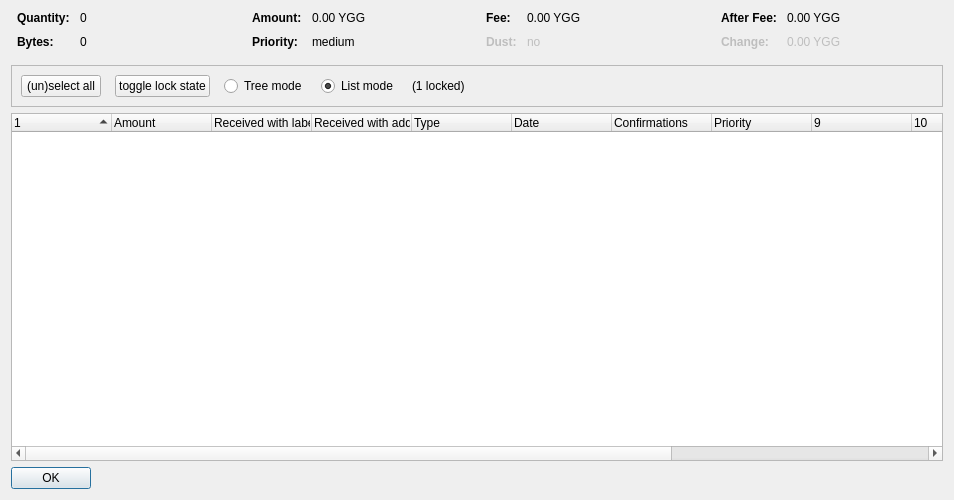
<?xml version="1.0" encoding="UTF-8"?>
<ui version="4.0">
 <class>CoinControlDialog</class>
 <widget class="QDialog" name="CoinControlDialog">
  <property name="geometry">
   <rect>
    <x>0</x>
    <y>0</y>
    <width>954</width>
    <height>500</height>
   </rect>
  </property>
  <property name="windowTitle">
   <string>Coin Selection</string>
  </property>
  <layout class="QVBoxLayout" name="verticalLayout">
   <item>
    <layout class="QHBoxLayout" name="horizontalLayoutTop" stretch="0,0,0,0">
     <property name="topMargin">
      <number>0</number>
     </property>
     <property name="bottomMargin">
      <number>10</number>
     </property>
     <item>
      <layout class="QFormLayout" name="formLayoutCoinControl1">
       <property name="horizontalSpacing">
        <number>10</number>
       </property>
       <property name="verticalSpacing">
        <number>10</number>
       </property>
       <property name="leftMargin">
        <number>6</number>
       </property>
       <property name="rightMargin">
        <number>6</number>
       </property>
       <item row="0" column="0">
        <widget class="QLabel" name="labelCoinControlQuantityText">
         <property name="font">
          <font>
           <weight>75</weight>
           <bold>true</bold>
          </font>
         </property>
         <property name="text">
          <string>Quantity:</string>
         </property>
        </widget>
       </item>
       <item row="0" column="1">
        <widget class="QLabel" name="labelCoinControlQuantity">
         <property name="cursor">
          <cursorShape>IBeamCursor</cursorShape>
         </property>
         <property name="contextMenuPolicy">
          <enum>Qt::ActionsContextMenu</enum>
         </property>
         <property name="text">
          <string notr="true">0</string>
         </property>
         <property name="textInteractionFlags">
          <set>Qt::LinksAccessibleByMouse|Qt::TextSelectableByKeyboard|Qt::TextSelectableByMouse</set>
         </property>
        </widget>
       </item>
       <item row="1" column="0">
        <widget class="QLabel" name="labelCoinControlBytesText">
         <property name="font">
          <font>
           <weight>75</weight>
           <bold>true</bold>
          </font>
         </property>
         <property name="text">
          <string>Bytes:</string>
         </property>
        </widget>
       </item>
       <item row="1" column="1">
        <widget class="QLabel" name="labelCoinControlBytes">
         <property name="cursor">
          <cursorShape>IBeamCursor</cursorShape>
         </property>
         <property name="contextMenuPolicy">
          <enum>Qt::ActionsContextMenu</enum>
         </property>
         <property name="text">
          <string notr="true">0</string>
         </property>
         <property name="textInteractionFlags">
          <set>Qt::LinksAccessibleByMouse|Qt::TextSelectableByKeyboard|Qt::TextSelectableByMouse</set>
         </property>
        </widget>
       </item>
      </layout>
     </item>
     <item>
      <layout class="QFormLayout" name="formLayoutCoinControl2">
       <property name="horizontalSpacing">
        <number>10</number>
       </property>
       <property name="verticalSpacing">
        <number>10</number>
       </property>
       <property name="leftMargin">
        <number>6</number>
       </property>
       <property name="rightMargin">
        <number>6</number>
       </property>
       <item row="0" column="0">
        <widget class="QLabel" name="labelCoinControlAmountText">
         <property name="font">
          <font>
           <weight>75</weight>
           <bold>true</bold>
          </font>
         </property>
         <property name="text">
          <string>Amount:</string>
         </property>
        </widget>
       </item>
       <item row="0" column="1">
        <widget class="QLabel" name="labelCoinControlAmount">
         <property name="cursor">
          <cursorShape>IBeamCursor</cursorShape>
         </property>
         <property name="contextMenuPolicy">
          <enum>Qt::ActionsContextMenu</enum>
         </property>
         <property name="text">
          <string notr="true">0.00 YGG</string>
         </property>
         <property name="textInteractionFlags">
          <set>Qt::LinksAccessibleByMouse|Qt::TextSelectableByKeyboard|Qt::TextSelectableByMouse</set>
         </property>
        </widget>
       </item>
       <item row="1" column="0">
        <widget class="QLabel" name="labelCoinControlPriorityText">
         <property name="font">
          <font>
           <weight>75</weight>
           <bold>true</bold>
          </font>
         </property>
         <property name="text">
          <string>Priority:</string>
         </property>
        </widget>
       </item>
       <item row="1" column="1">
        <widget class="QLabel" name="labelCoinControlPriority">
         <property name="cursor">
          <cursorShape>IBeamCursor</cursorShape>
         </property>
         <property name="contextMenuPolicy">
          <enum>Qt::ActionsContextMenu</enum>
         </property>
         <property name="text">
          <string>medium</string>
         </property>
         <property name="textInteractionFlags">
          <set>Qt::LinksAccessibleByMouse|Qt::TextSelectableByKeyboard|Qt::TextSelectableByMouse</set>
         </property>
        </widget>
       </item>
      </layout>
     </item>
     <item>
      <layout class="QFormLayout" name="formLayoutCoinControl3">
       <property name="horizontalSpacing">
        <number>10</number>
       </property>
       <property name="verticalSpacing">
        <number>10</number>
       </property>
       <property name="leftMargin">
        <number>6</number>
       </property>
       <property name="rightMargin">
        <number>6</number>
       </property>
       <item row="0" column="0">
        <widget class="QLabel" name="labelCoinControlFeeText">
         <property name="font">
          <font>
           <weight>75</weight>
           <bold>true</bold>
          </font>
         </property>
         <property name="text">
          <string>Fee:</string>
         </property>
        </widget>
       </item>
       <item row="0" column="1">
        <widget class="QLabel" name="labelCoinControlFee">
         <property name="cursor">
          <cursorShape>IBeamCursor</cursorShape>
         </property>
         <property name="contextMenuPolicy">
          <enum>Qt::ActionsContextMenu</enum>
         </property>
         <property name="text">
          <string notr="true">0.00 YGG</string>
         </property>
         <property name="textInteractionFlags">
          <set>Qt::LinksAccessibleByMouse|Qt::TextSelectableByKeyboard|Qt::TextSelectableByMouse</set>
         </property>
        </widget>
       </item>
       <item row="1" column="0">
        <widget class="QLabel" name="labelCoinControlLowOutputText">
         <property name="enabled">
          <bool>false</bool>
         </property>
         <property name="font">
          <font>
           <weight>75</weight>
           <bold>true</bold>
          </font>
         </property>
         <property name="text">
          <string>Dust:</string>
         </property>
        </widget>
       </item>
       <item row="1" column="1">
        <widget class="QLabel" name="labelCoinControlLowOutput">
         <property name="enabled">
          <bool>false</bool>
         </property>
         <property name="cursor">
          <cursorShape>IBeamCursor</cursorShape>
         </property>
         <property name="contextMenuPolicy">
          <enum>Qt::ActionsContextMenu</enum>
         </property>
         <property name="text">
          <string>no</string>
         </property>
         <property name="textInteractionFlags">
          <set>Qt::LinksAccessibleByMouse|Qt::TextSelectableByKeyboard|Qt::TextSelectableByMouse</set>
         </property>
        </widget>
       </item>
      </layout>
     </item>
     <item>
      <layout class="QFormLayout" name="formLayoutCoinControl4">
       <property name="horizontalSpacing">
        <number>10</number>
       </property>
       <property name="verticalSpacing">
        <number>10</number>
       </property>
       <property name="leftMargin">
        <number>6</number>
       </property>
       <property name="rightMargin">
        <number>6</number>
       </property>
       <item row="0" column="0">
        <widget class="QLabel" name="labelCoinControlAfterFeeText">
         <property name="font">
          <font>
           <weight>75</weight>
           <bold>true</bold>
          </font>
         </property>
         <property name="text">
          <string>After Fee:</string>
         </property>
        </widget>
       </item>
       <item row="0" column="1">
        <widget class="QLabel" name="labelCoinControlAfterFee">
         <property name="cursor">
          <cursorShape>IBeamCursor</cursorShape>
         </property>
         <property name="contextMenuPolicy">
          <enum>Qt::ActionsContextMenu</enum>
         </property>
         <property name="text">
          <string notr="true">0.00 YGG</string>
         </property>
         <property name="textInteractionFlags">
          <set>Qt::LinksAccessibleByMouse|Qt::TextSelectableByKeyboard|Qt::TextSelectableByMouse</set>
         </property>
        </widget>
       </item>
       <item row="1" column="0">
        <widget class="QLabel" name="labelCoinControlChangeText">
         <property name="enabled">
          <bool>false</bool>
         </property>
         <property name="font">
          <font>
           <weight>75</weight>
           <bold>true</bold>
          </font>
         </property>
         <property name="text">
          <string>Change:</string>
         </property>
        </widget>
       </item>
       <item row="1" column="1">
        <widget class="QLabel" name="labelCoinControlChange">
         <property name="enabled">
          <bool>false</bool>
         </property>
         <property name="cursor">
          <cursorShape>IBeamCursor</cursorShape>
         </property>
         <property name="contextMenuPolicy">
          <enum>Qt::ActionsContextMenu</enum>
         </property>
         <property name="text">
          <string notr="true">0.00 YGG</string>
         </property>
         <property name="textInteractionFlags">
          <set>Qt::LinksAccessibleByMouse|Qt::TextSelectableByKeyboard|Qt::TextSelectableByMouse</set>
         </property>
        </widget>
       </item>
      </layout>
     </item>
    </layout>
   </item>
   <item>
    <widget class="QFrame" name="frame">
     <property name="minimumSize">
      <size>
       <width>0</width>
       <height>40</height>
      </size>
     </property>
     <property name="frameShape">
      <enum>QFrame::StyledPanel</enum>
     </property>
     <property name="frameShadow">
      <enum>QFrame::Sunken</enum>
     </property>
     <layout class="QHBoxLayout" name="horizontalLayout">
      <item>
       <layout class="QHBoxLayout" name="horizontalLayoutPanel" stretch="0,0,0,0,0,0">
        <property name="spacing">
         <number>14</number>
        </property>
        <item>
         <widget class="QPushButton" name="pushButtonSelectAll">
          <property name="sizePolicy">
           <sizepolicy hsizetype="Maximum" vsizetype="Fixed">
            <horstretch>0</horstretch>
            <verstretch>0</verstretch>
           </sizepolicy>
          </property>
          <property name="text">
           <string>(un)select all</string>
          </property>
          <property name="autoDefault">
           <bool>false</bool>
          </property>
         </widget>
        </item>
        <item>
         <widget class="QPushButton" name="pushButtonToggleLock">
          <property name="sizePolicy">
           <sizepolicy hsizetype="Maximum" vsizetype="Fixed">
            <horstretch>0</horstretch>
            <verstretch>0</verstretch>
           </sizepolicy>
          </property>
          <property name="text">
           <string>toggle lock state</string>
          </property>
          <property name="autoDefault">
           <bool>false</bool>
          </property>
         </widget>
        </item>
        <item>
         <widget class="QRadioButton" name="radioTreeMode">
          <property name="sizePolicy">
           <sizepolicy hsizetype="Maximum" vsizetype="Fixed">
            <horstretch>0</horstretch>
            <verstretch>0</verstretch>
           </sizepolicy>
          </property>
          <property name="text">
           <string>Tree mode</string>
          </property>
         </widget>
        </item>
        <item>
         <widget class="QRadioButton" name="radioListMode">
          <property name="sizePolicy">
           <sizepolicy hsizetype="Maximum" vsizetype="Fixed">
            <horstretch>0</horstretch>
            <verstretch>0</verstretch>
           </sizepolicy>
          </property>
          <property name="text">
           <string>List mode</string>
          </property>
          <property name="checked">
           <bool>true</bool>
          </property>
         </widget>
        </item>
        <item>
         <widget class="QLabel" name="labelLocked">
          <property name="text">
           <string>(1 locked)</string>
          </property>
         </widget>
        </item>
        <item>
         <spacer name="horizontalSpacer">
          <property name="orientation">
           <enum>Qt::Horizontal</enum>
          </property>
          <property name="sizeHint" stdset="0">
           <size>
            <width>40</width>
            <height>20</height>
           </size>
          </property>
         </spacer>
        </item>
       </layout>
      </item>
     </layout>
    </widget>
   </item>
   <item>
    <widget class="CoinControlTreeWidget" name="treeWidget">
     <property name="contextMenuPolicy">
      <enum>Qt::CustomContextMenu</enum>
     </property>
     <property name="sortingEnabled">
      <bool>false</bool>
     </property>
     <property name="columnCount">
      <number>13</number>
     </property>
     <attribute name="headerShowSortIndicator" stdset="0">
      <bool>true</bool>
     </attribute>
     <attribute name="headerStretchLastSection">
      <bool>false</bool>
     </attribute>
     <column>
      <property name="text">
       <string/>
      </property>
     </column>
     <column>
      <property name="text">
       <string>Amount</string>
      </property>
     </column>
     <column>
      <property name="text">
       <string>Received with label</string>
      </property>
     </column>
     <column>
      <property name="text">
       <string>Received with address</string>
      </property>
     </column>
     <column>
      <property name="text">
	<string>Type</string>
      </property>
     </column>
     <column>
      <property name="text">	 
       <string>Date</string>
      </property>
     </column>
     <column>
      <property name="text">
       <string>Confirmations</string>
      </property>
      <property name="toolTip">
       <string>Confirmed</string>
      </property>
     </column>
     <column>
      <property name="text">
       <string>Priority</string>
      </property>
     </column>
     <column>
      <property name="text">
       <string/>
      </property>
     </column>
     <column>
      <property name="text">
       <string/>
      </property>
     </column>
     <column>
      <property name="text">
       <string/>
      </property>
     </column>
     <column>
      <property name="text">
       <string/>
      </property>
     </column>
     <column>
      <property name="text">
       <string/>
      </property>
     </column>
    </widget>
   </item>
   <item>
    <widget class="QDialogButtonBox" name="buttonBox">
     <property name="sizePolicy">
      <sizepolicy hsizetype="Maximum" vsizetype="Fixed">
       <horstretch>0</horstretch>
       <verstretch>0</verstretch>
      </sizepolicy>
     </property>
     <property name="orientation">
      <enum>Qt::Horizontal</enum>
     </property>
     <property name="standardButtons">
      <set>QDialogButtonBox::Ok</set>
     </property>
    </widget>
   </item>
  </layout>
 </widget>
 <customwidgets>
  <customwidget>
   <class>CoinControlTreeWidget</class>
   <extends>QTreeWidget</extends>
   <header>coincontroltreewidget.h</header>
  </customwidget>
 </customwidgets>
 <resources/>
 <connections/>
</ui>
